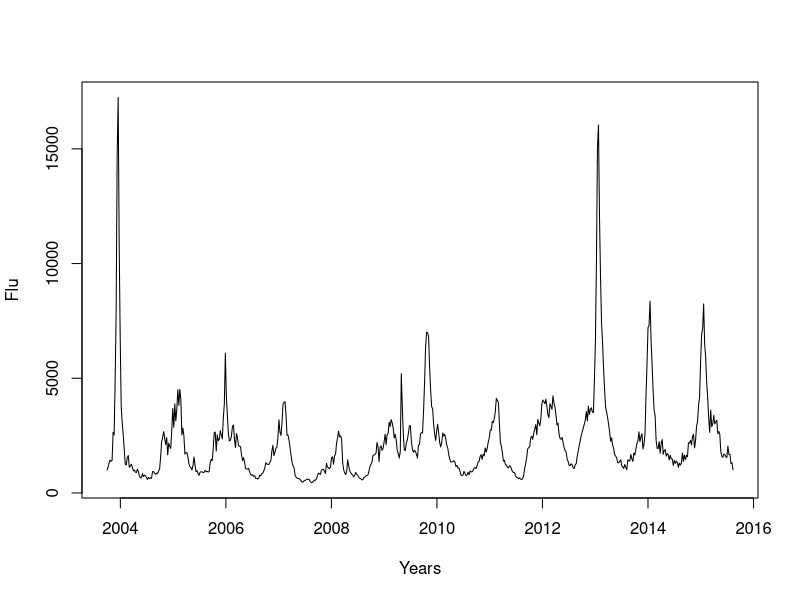
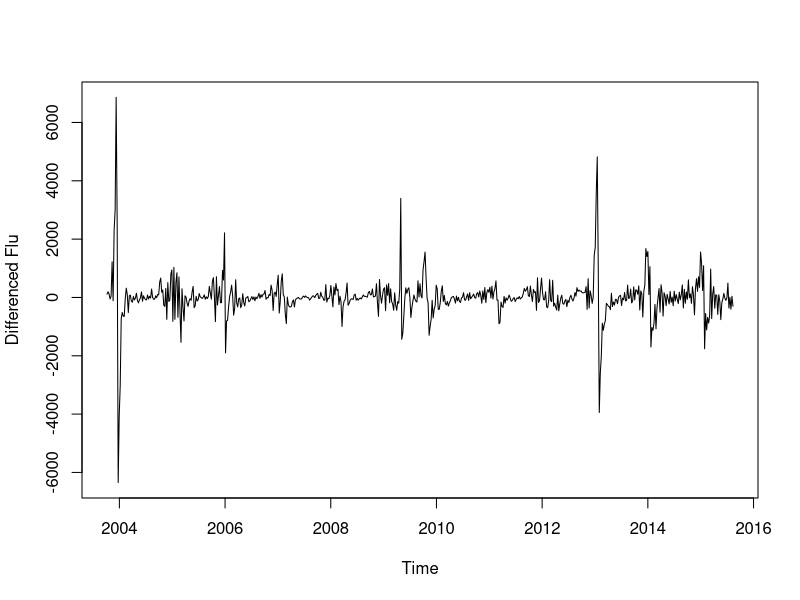
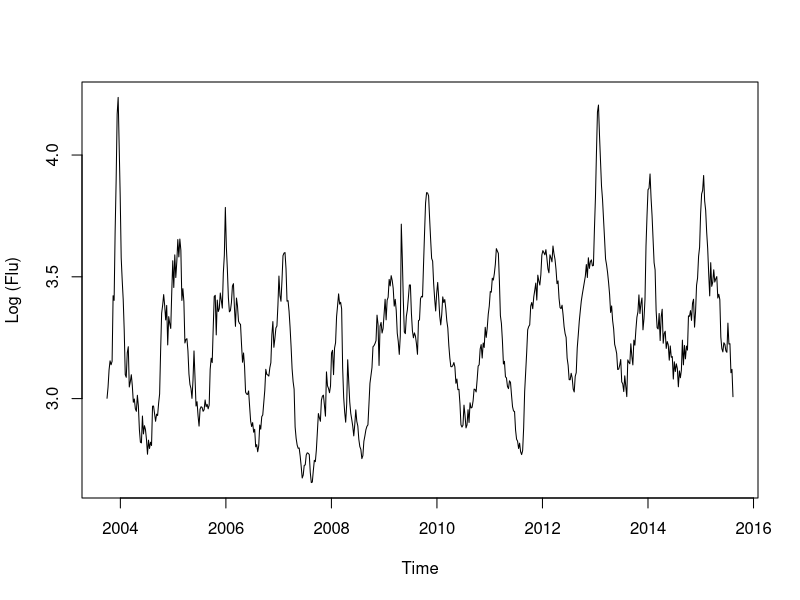
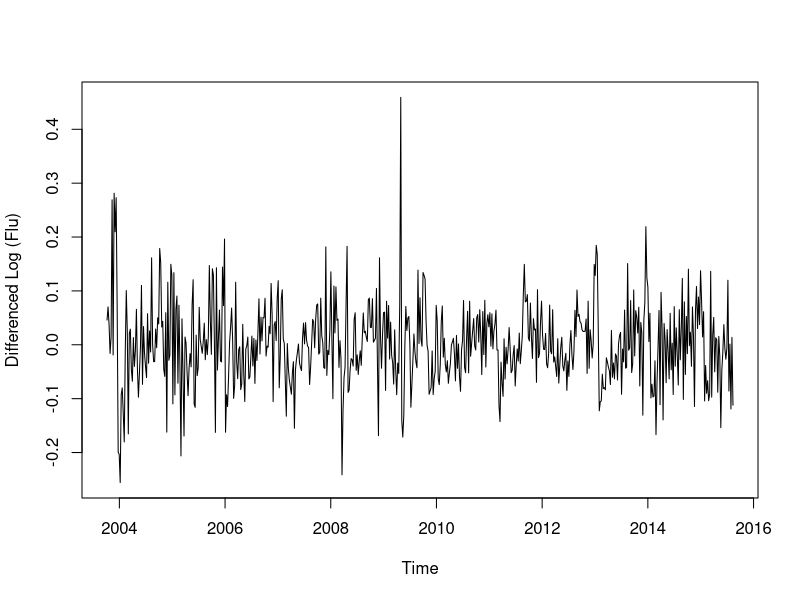
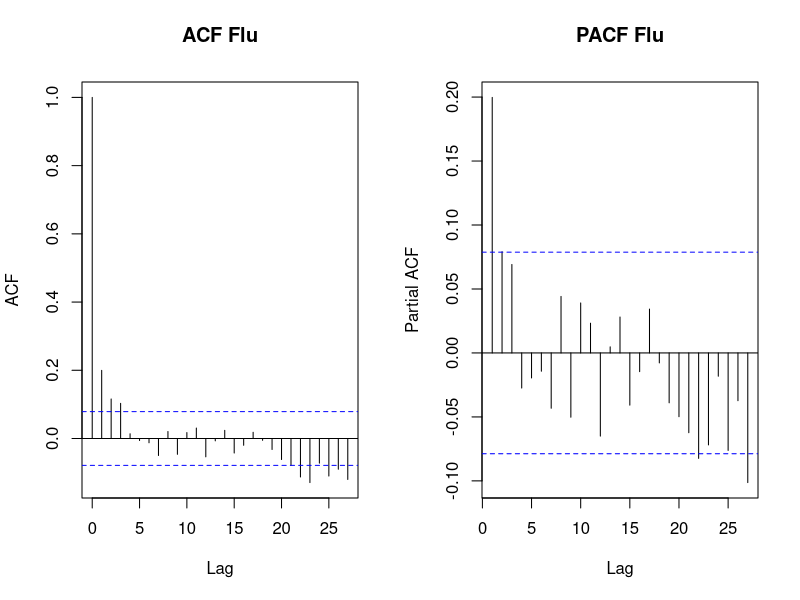

Source code (R) for these figures, in order: (Note: a time limit stopped this script after it produced the figures.)
require(forecast)
library(lubridate)
library(tidyr)

uber_dummy <- function(date, ini_date, n){
  date = as.Date(date, "%m/%d/%Y")
  date.ini = as.Date(ini_date, "%m/%d/%Y")
  
  w = as.integer(format(date, "%W"))
  y = as.integer(format(date, "%Y"))
  ini = as.integer(format(date.ini, "%Y"))
  start = w+52*(y-ini)
  return(c(rep(0,start), rep(1,(n-start))))
}


data.flu = read.csv('data/data_flu.csv')
# data.chi = ts(data.flu[,'Chicago..IL'], freq=365.25/7, start=2003+(245+28)/365.25)
data = ts(data.flu[,'San.Francisco..CA'], freq=365.25/7, start=2003+(245+28)/365.25)
# data.ny = ts(data.flu[,'New.York..NY'], freq=365.25/7, start=2003+(245+28)/365.25)
plot(data, xlab='Years', ylab = 'Flu')
plot(diff(data),ylab='Differenced Flu')
plot(log10(data),ylab='Log (Flu)')
plot(diff(log10(data)),ylab='Differenced Log (Flu)')

par(mfrow = c(1,2))
acf(ts(diff(log10(data))),main='ACF Flu')
pacf(ts(diff(log10(data))),main='PACF Flu')

ARIMAfit = auto.arima(log10(data), approximation=TRUE,trace=FALSE, stationary=TRUE, max.p=1, max.q=1)
summary(ARIMAfit)

par(mfrow = c(1,1))
pred = predict(ARIMAfit, n.ahead = 158)
pred
plot(data,type='l',xlim=c(2004,2018),xlab = 'Year',ylab = 'Tractor Sales')
lines(10^(pred$pred),col='blue')
lines(10^(pred$pred+2*pred$se),col='orange')
lines(10^(pred$pred-2*pred$se),col='orange')



#Linear regresion 

week = as.integer(format(as.Date(as.character(data.flu[,1]), "%m/%d/%Y"), "%W"))
year =  as.integer(format(as.Date(as.character(data.flu[,1]), "%m/%d/%Y"), "%Y"))

# my.data <- gather(data.flu, city, flu)
data.y <- c(data.flu[,'New.York..NY'],data.flu[,'San.Francisco..CA'],data.flu[,'Chicago..IL'])
data.week <- c(rep(week,3))
data.year <- c(rep(year,3))
data.uber <- c(NY.date,SF.date,CH.date)
NY.date = uber_dummy("05/01/11", "9/28/03", nrow(data.flu))
SF.date = uber_dummy("07/1/10", "9/28/03", nrow(data.flu))
CH.date = uber_dummy("04/23/13", "9/28/03", nrow(data.flu))



matrix <- data.frame(y = data.y,
                     week = as.factor(data.week),
                     year = as.factor(data.year),
                     uber = as.factor(data.uber))
 
# matrix <- data.frame(y = data[-1],
#                      week = as.factor(week[-1]),
#                      year = as.factor(year[-1]),
#                      previous = data[-length(data)],
#                      uber = uber[-1]
#                      )


model <- lm(y ~ 0 + week + uber, data = matrix)
summary(model)
smmr_1 <-summary(model)
paste("R-squared: ",
      round(smmr_1$r.squared, 3),
      ", p-value of F test: ",
      1-pf(smmr_1$fstatistic[1], smmr_1$fstatistic[2], smmr_1$fstatistic[3]))
